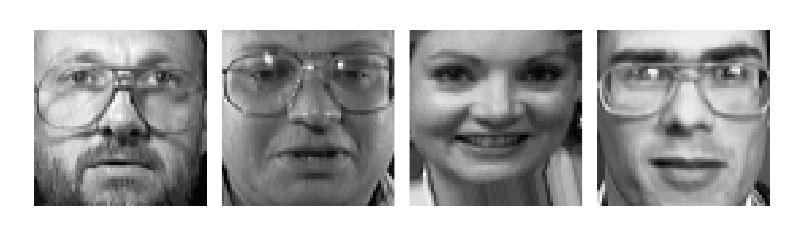

Source (notebook cell):
### Markdown cell above
*Plot: Sample*

### Code cell
import plotly.graph_objects as go
from plotly.subplots import make_subplots

n_images = 4

# Create subplots with just 1 row
fig = make_subplots(
    rows=1, cols=4,
    subplot_titles=[],
    horizontal_spacing=0.02
)

# Plot only the original images
for col in range(1, n_images + 1):
    z = X_faces[col-1].reshape(64, 64)
    fig.add_trace(
        go.Heatmap(z=z, colorscale='gray', showscale=False),
        row=1, col=col
    )

# Update layout
fig.update_layout(
    width=800,
    height=200,  # Reduced height for single row
    font=dict(size=8, color='black'),
    margin=dict(l=30, r=30, b=30, t=30, pad=10),
    plot_bgcolor='white',
    paper_bgcolor='white',
)

# Remove axis labels
for col in range(1,5):
    fig.update_xaxes(
        showticklabels=False,
        title_text='',
        row=1, col=col
    )
    fig.update_yaxes(
        showticklabels=False,
        title_text='',
        row=1, col=col
    )

fig.update_yaxes(autorange='reversed')
fig.show()

### Figure 1 — Plotly figure (JSON) as saved in the notebook; plotly's stock layout.template omitted (floating-point values rounded to 4 significant figures; data arrays with more than 128 entries replaced by an {"elided": "..."} marker saying what was removed)
{"data": [{"colorscale": [[0, "rgb(0, 0, 0)"], [0.09091, "rgb(16, 16, 16)"], [0.1818, "rgb(38, 38, 38)"], [0.2727, "rgb(59, 59, 59)"], [0.3636, "rgb(81, 80, 80)"], [0.4545, "rgb(102, 101, 101)"], [0.5455, "rgb(124, 123, 122)"], [0.6364, "rgb(146, 146, 145)"], [0.7273, "rgb(171, 171, 170)"], [0.8182, "rgb(197, 197, 195)"], [0.9091, "rgb(224, 224, 223)"], [1, "rgb(254, 254, 253)"]], "showscale": false, "type": "heatmap", "xaxis": "x", "yaxis": "y", "z": {"elided": "64x64 float values"}}, {"colorscale": [[0, "rgb(0, 0, 0)"], [0.09091, "rgb(16, 16, 16)"], [0.1818, "rgb(38, 38, 38)"], [0.2727, "rgb(59, 59, 59)"], [0.3636, "rgb(81, 80, 80)"], [0.4545, "rgb(102, 101, 101)"], [0.5455, "rgb(124, 123, 122)"], [0.6364, "rgb(146, 146, 145)"], [0.7273, "rgb(171, 171, 170)"], [0.8182, "rgb(197, 197, 195)"], [0.9091, "rgb(224, 224, 223)"], [1, "rgb(254, 254, 253)"]], "showscale": false, "type": "heatmap", "xaxis": "x2", "yaxis": "y2", "z": {"elided": "64x64 float values"}}, {"colorscale": [[0, "rgb(0, 0, 0)"], [0.09091, "rgb(16, 16, 16)"], [0.1818, "rgb(38, 38, 38)"], [0.2727, "rgb(59, 59, 59)"], [0.3636, "rgb(81, 80, 80)"], [0.4545, "rgb(102, 101, 101)"], [0.5455, "rgb(124, 123, 122)"], [0.6364, "rgb(146, 146, 145)"], [0.7273, "rgb(171, 171, 170)"], [0.8182, "rgb(197, 197, 195)"], [0.9091, "rgb(224, 224, 223)"], [1, "rgb(254, 254, 253)"]], "showscale": false, "type": "heatmap", "xaxis": "x3", "yaxis": "y3", "z": {"elided": "64x64 float values"}}, {"colorscale": [[0, "rgb(0, 0, 0)"], [0.09091, "rgb(16, 16, 16)"], [0.1818, "rgb(38, 38, 38)"], [0.2727, "rgb(59, 59, 59)"], [0.3636, "rgb(81, 80, 80)"], [0.4545, "rgb(102, 101, 101)"], [0.5455, "rgb(124, 123, 122)"], [0.6364, "rgb(146, 146, 145)"], [0.7273, "rgb(171, 171, 170)"], [0.8182, "rgb(197, 197, 195)"], [0.9091, "rgb(224, 224, 223)"], [1, "rgb(254, 254, 253)"]], "showscale": false, "type": "heatmap", "xaxis": "x4", "yaxis": "y4", "z": {"elided": "64x64 float values"}}], "layout": {"font": {"color": "black", "size": 8}, "height": 200, "margin": {"b": 30, "l": 30, "pad": 10, "r": 30, "t": 30}, "paper_bgcolor": "white", "plot_bgcolor": "white", "width": 800, "xaxis": {"anchor": "y", "domain": [0, 0.235], "showticklabels": false, "title": {"text": ""}}, "xaxis2": {"anchor": "y2", "domain": [0.255, 0.49], "showticklabels": false, "title": {"text": ""}}, "xaxis3": {"anchor": "y3", "domain": [0.51, 0.745], "showticklabels": false, "title": {"text": ""}}, "xaxis4": {"anchor": "y4", "domain": [0.765, 1.0], "showticklabels": false, "title": {"text": ""}}, "yaxis": {"anchor": "x", "autorange": "reversed", "domain": [0, 1], "showticklabels": false, "title": {"text": ""}}, "yaxis2": {"anchor": "x2", "autorange": "reversed", "domain": [0, 1], "showticklabels": false, "title": {"text": ""}}, "yaxis3": {"anchor": "x3", "autorange": "reversed", "domain": [0, 1], "showticklabels": false, "title": {"text": ""}}, "yaxis4": {"anchor": "x4", "autorange": "reversed", "domain": [0, 1], "showticklabels": false, "title": {"text": ""}}}}
